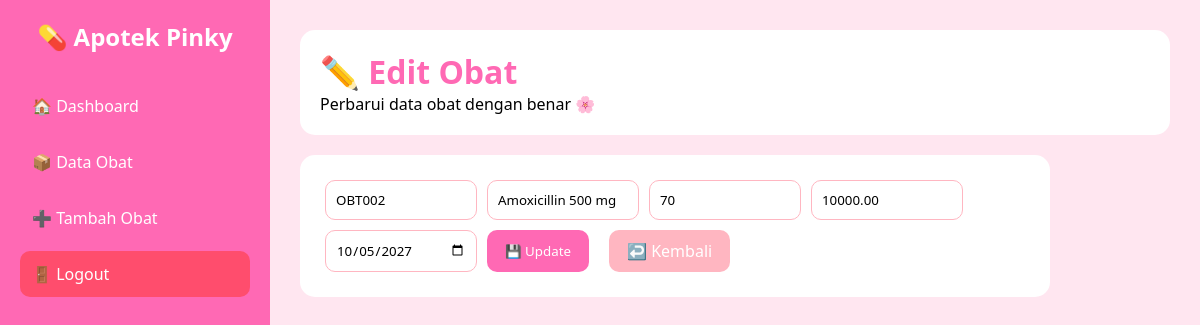
The page /pages/admin/edit.php?id=22 (signed in) on the database its author committed.
### tables this page shows
CREATE TABLE `inventory_obat` (
  `id_obat` int(11) NOT NULL,
  `kode_obat` varchar(20) NOT NULL,
  `nama_obat` varchar(100) NOT NULL,
  `stock_obat` int(11) NOT NULL DEFAULT 0,
  `harga_obat` decimal(10,2) NOT NULL,
  `expired` date NOT NULL
);

### pages/admin/edit.php (the view, shortened to what this page needs)
<?php
include "../../config/koneksi.php";
$id = $_GET['id'];
$query = mysqli_query($conn, "SELECT * FROM inventory_obat WHERE id_obat='$id'");
$data = mysqli_fetch_assoc($query);
?>
<!DOCTYPE html>
<html lang="id">
<head>
    <link rel="stylesheet" href="../../assets/CSS/style.css">
</head>
<body>
<div class="sidebar">
    <h2>💊 Apotek Pinky</h2>
    <ul>
        <li><a href="dashboard.php">🏠 Dashboard</a></li>
        <li><a href="dataobat.php">📦 Data Obat</a></li>
        <li><a href="tambahobat.php">➕ Tambah Obat</a></li>
        <li><a href="logout.php" class="logout">🚪 Logout</a></li>
    </ul>
</div>
<div class="main">
    <header>
        <h1>✏️ Edit Obat</h1>
        <p>Perbarui data obat dengan benar 🌸</p>
    </header>
    <div class="form-box">
        <form method="POST">
            <input type="text" name="kode_obat" value="<?= $data['kode_obat']; ?>" required>
            <input type="text" name="nama_obat" value="<?= $data['nama_obat']; ?>" required>
            <input type="number" name="stock_obat" value="<?= $data['stock_obat']; ?>" required>
            <input type="number" name="harga_obat" value="<?= $data['harga_obat']; ?>" required>
            <input type="date" name="expired" value="<?= $data['expired']; ?>" required>
            <button type="submit" name="update">💾 Update</button>
            <a href="dataobat.php" class="btn-back">↩️ Kembali</a>
        </form>
    </div>
</div>
</body>
</html>

### assets/CSS/style.css (style rules this page uses)
* { margin: 0; padding: 0; font-family: 'Segoe UI', sans-serif; }
body { background: #ffe6f0; display: flex; }
.sidebar { width: 230px; background: #ff69b4; height: 100vh; padding: 20px; color: white; }
.sidebar h2 { text-align: center; margin-bottom: 30px; }
.sidebar ul { list-style: none; }
.sidebar ul li a { display: block; padding: 12px; color: white; text-decoration: none; border-radius: 10px; margin-bottom: 10px; }
.logout { background: #ff4d6d; }
.main { flex: 1; padding: 30px; }
header { background: white; padding: 20px; border-radius: 15px; margin-bottom: 20px; }
header h1 { color: #ff69b4; }
.form-box { background: white; padding: 25px; border-radius: 15px; max-width: 700px; }
.form-box form { display: flex; gap: 10px; flex-wrap: wrap; }
.form-box input { padding: 10px; border-radius: 10px; border: 1px solid #ffb6c1; width: 130px; }
.form-box button { background: #ff69b4; color: white; border: none; padding: 10px 18px; border-radius: 10px; cursor: pointer; }
.btn-back { background: #ffb6c1; color: white; padding: 10px 18px; border-radius: 10px; text-decoration: none; margin-left: 10px; }

### rows shown on the page
inventory_obat: kode_obat "OBT002", nama_obat "Amoxicillin 500 mg", stock_obat "70", harga_obat "10000.00", expired "10/05/2027"
